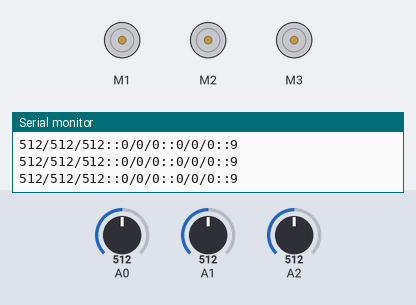
A sketch run on a simulated Arduino Uno, built with avr-gcc and run on an emulated ATmega328P. On the bench: 3 × DC motor (green arrow = forward, orange = backward, longer = faster), the last lines printed to the serial monitor. The inputs (shaded band) are chosen by the test bench; at power-on: A0 = 512, A2 = 512, A1 = 512.

Above: at 1.2 s.
1.3 s: A0 set to 716
At 1.8 s:
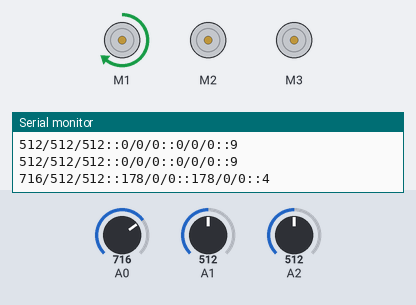
3.0 s: A2 set to 716
At 4.2 s:
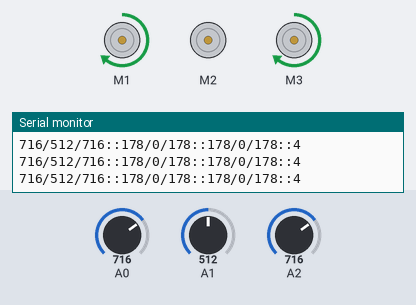
4.5 s: A1 set to 306
At 5.7 s:
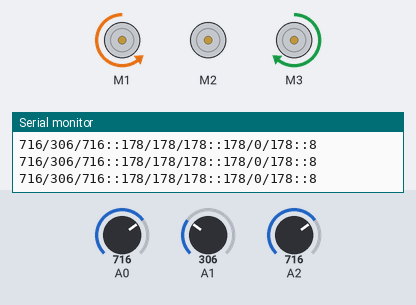
6.0 s: A0 set to 992
At 7.1 s:
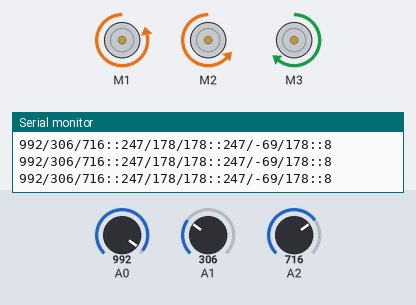
7.5 s: A0 set to 1016
At 8.5 s:
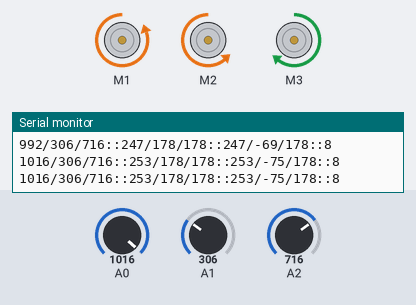
10.5 s: A1 set to 122
At 11.3 s:
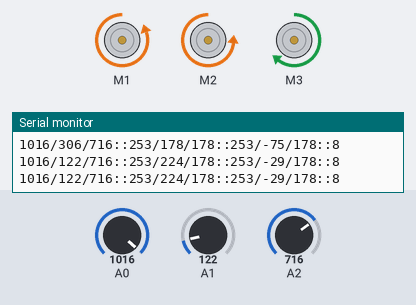
Timing chart, 0 to 13.0 s (numbered marks = the images above; inputs shaded):
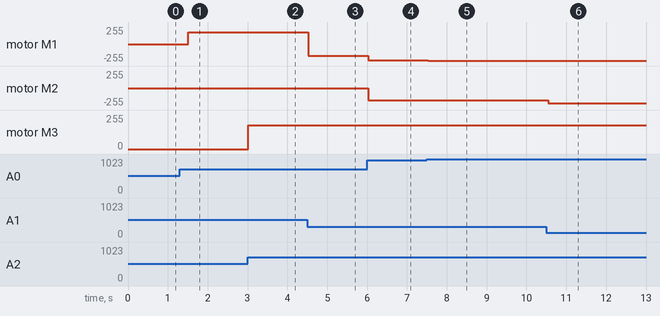

The sketch:

dcb-rov-control.ino
```cpp
#include <AFMotor.h>

// CONSTANTS
const int JOY_MIN = 0; // Min val from joystick read
const int JOY_MAX = 1023; // Max val from joystick read
const int MOTOR_MIN = 0; // Min val to motor control
const int MOTOR_MAX = 255; // Max val to motor control


// DIRECTION CONSTANTS
// We do this so we don't risk a typo later
const int AHEAD = 1;
const int BACK = 2;
const int PORT = 3;
const int STARBOARD = 4;
const int AHEAD_PORT = 5;
const int BACK_PORT = 6;
const int AHEAD_STARBOARD = 7;
const int BACK_STARBOARD = 8;
const int STOP = 9;

// VARIABLES
int stickX; // joystick x val
int stickY; // joystick y val
int stickZ; // joystick z val
int vecX; // translated x val to motors
int vecY; // translated y val to motors
int vecZ; // translated z val to motors
int dir; // direction command
int nullX; // x axis null zone
int nullY; // y axis stick null zone
int nullZ; // z axis
int speed1; // Motor 1 speed
int speed2; // Motor 2 speed
int speed3; // Motor 3 speed

// MOTOR DEFINITIONS
AF_DCMotor motor1(1);
AF_DCMotor motor2(2);
AF_DCMotor motor3(3);


void setup() {
  // Set up serial port to print inputs and outputs
  Serial.begin(9600);
  pinMode(A0, INPUT);
  pinMode(A1, INPUT);
  pinMode(A3, INPUT);
  nullX = analogRead(A0);
  nullY = analogRead(A1);
  nullZ = analogRead(A2);
}
/*
  loop() runs forever once the Arduino has started. Consider this the
  "life" of your device.
*/
void loop() {

  // Get stickX/stickY joystick values
  stickX = analogRead(A0);
  stickY = analogRead(A1);
  stickZ = analogRead(A2);

  // Turn those into a direction
  dir = resolveDirection(stickX, stickY);
  vecX = mapStickVal(stickX, nullX);
  vecY = mapStickVal(stickY, nullY);
  vecZ = mapStickVal(stickZ, nullZ);

  // Control structure for x/y directions
  switch (dir) {
    case STOP:
      speed1 = vecY;
      speed2 = vecY;
      break;
    case AHEAD:
      speed1 = vecY;
      speed2 = vecY;
      break;
    case BACK:
      speed1 = vecY;
      speed2 = vecY;
      break;
    case PORT:
      speed1 = vecY;
      speed2 = vecX;
      break;
    case STARBOARD:
      speed1 = vecX;
      speed2 = vecY;
      break;
    case AHEAD_PORT:
      speed1 = vecY - vecX;
      speed2 = vecX;
      break;
    case AHEAD_STARBOARD:
      speed1 = vecX;
      speed2 = vecY - vecX;
      break;
    case BACK_PORT:
      speed1 = vecY - vecX;
      speed2 = vecX;
      break;
    case BACK_STARBOARD:
      speed1 = vecX;
      speed2 = vecY - vecX;
      break;
    default:
      speed1 = 0;
      speed2 = 0;
  }

  speed3 = vecZ;

  // Serial print the results;
  Serial.print(stickX);
  Serial.print("/");
  Serial.print(stickY);
  Serial.print("/");
  Serial.print(stickZ);
  Serial.print("::");
  Serial.print(vecX);
  Serial.print("/");
  Serial.print(vecY);
  Serial.print("/");
  Serial.print(vecZ);
  Serial.print("::");
  Serial.print(speed1);
  Serial.print("/");
  Serial.print(speed2);
  Serial.print("/");
  Serial.print(speed3);
  Serial.print("::");
  Serial.print(dir);
  Serial.println("");

  // Do the actual motor update
  motor1.setSpeed(speed1);
  motor2.setSpeed(speed2);
  motor3.setSpeed(speed3);

  if (stickY < nullY) {
    motor1.run(BACKWARD);
    motor2.run(BACKWARD);
  } else {
    motor1.run(FORWARD);
    motor2.run(FORWARD);
  }

  if (stickZ < nullZ) {
    motor3.run(BACKWARD);
  } else if (stickZ > nullZ)  {
    motor3.run(FORWARD);
  } else {
    motor3.run(RELEASE);
  }


  delay(500);
}

int resolveDirection(int x, int y) {

  // STOP
  if (x == nullX && y == nullY) {
    return STOP;
  }

  // AHEAD
  if (x == nullX && y > nullY) {
    return AHEAD;
  }

  // BACK
  if (x == nullX && y < nullY) {
    return BACK;
  }

  // PORT
  if (x < nullX && y == nullY) {
    return PORT;
  }

  // STARBOARD
  if (x > nullX && y == nullY) {
    return STARBOARD;
  }

  // AHEAD_PORT
  if (x < nullX && y > nullY) {
    return AHEAD_PORT;
  }

  // BACK_PORT
  if (x < nullX && y < nullY) {
    return BACK_PORT;
  }

  // AHEAD_STARBOARD
  if (x > nullX && y > nullY) {
    return AHEAD_STARBOARD;
  }

  // BACK_STARBOARD
  if (x > nullX && y < nullY) {
    return BACK_STARBOARD;
  }

}

int mapStickVal(int stickVal, int nullVal) {
  if (stickVal == nullVal) {
    return MOTOR_MIN;
  }

  if (stickVal <= nullVal) {
    return map(JOY_MAX - stickVal, JOY_MIN, JOY_MAX, MOTOR_MIN, MOTOR_MAX);
  }
  return map(stickVal, JOY_MIN, JOY_MAX, MOTOR_MIN, MOTOR_MAX);
}
```

Measured:
- after the input at 1.3 s, motor M1: stopped → forward 178/255 after 0.21 s
- after the input at 3.0 s, motor M3: stopped → forward 178/255 at once
- after the input at 4.5 s, motor M1: forward 178/255 → backward 178/255 at once
- after the input at 6.0 s, motor M1: backward 178/255 → backward 247/255 at once; motor M2: stopped → backward 187/255 at once
- after the input at 7.5 s, motor M1: backward 247/255 → backward 253/255 at once; motor M2: backward 187/255 → backward 181/255 at once
- after the input at 10.5 s, motor M2: backward 181/255 → backward 227/255 after 0.05 s
